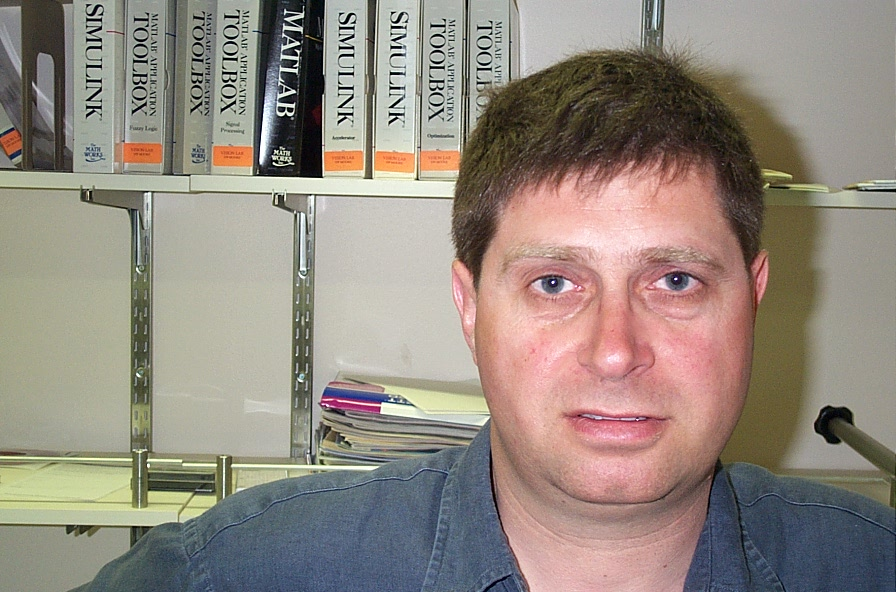
#> input picture python/data/faces/image_0001.png, 896 x 592 px
$ python train_bovw_svm.py --pos_dir data/faces --neg_dir data/faces
#> lines starting #> are read from the running program, lines starting #| are printed output that depends on the picture
### python/features_bovw.py
# python/features_bovw.py
import numpy as np
from sklearn.cluster import KMeans

class Codebook:
    def __init__(self, k=256, random_state=42):
        self.k = k
        self.km = KMeans(n_clusters=k, n_init=10, random_state=random_state)

    def fit(self, descs):
        """
        descs: list of ORB descriptor arrays (Ni x 32), possibly containing None.
        Builds a k-means codebook on the stacked descriptors.
        """
        X = np.vstack([d for d in descs if d is not None and len(d) > 0])
        self.km.fit(X)
        return self

    def encode(self, desc):
        """
        Convert ORB descriptor array (M x 32) into a normalized BoVW histogram (k,).
        If desc is None or empty, return a uniform histogram.
        """
        if desc is None or len(desc) == 0:
            h = np.ones(self.k, dtype=np.float32) / float(self.k)
            return h
        idx = self.km.predict(desc)
        h, _ = np.histogram(idx, bins=np.arange(self.k+1))
        h = h.astype(np.float32)
        h /= (h.sum() + 1e-6)
        return h

    def save(self, path:str):
        import joblib
        joblib.dump(self.km, path)

    # [5 lines left out: function load, not called in this run]

### python/train_bovw_svm.py
# python/train_bovw_svm.py
"""
Train a BoVW + LinearSVC face/non-face classifier.

Usage:
python train_bovw_svm.py --pos_dir data/faces --neg_dir data/non_faces --k 256 --out_dir models
"""
import argparse, glob, cv2, numpy as np
from sklearn.svm import LinearSVC
from sklearn.preprocessing import StandardScaler
from sklearn.model_selection import train_test_split, GridSearchCV
from sklearn.metrics import classification_report, confusion_matrix
from joblib import dump
from pathlib import Path
from features_bovw import Codebook

def load_images(folder, label):
#> called with folder = 'data/faces', label = 1
    folder = Path(folder)
    patterns = ["**/*.jpg", "**/*.jpeg", "**/*.png", "**/*.bmp"]
    paths = []
    for pat in patterns:
        paths += list(folder.glob(pat))
#> pass 2 of the loop in load_images, `for pat in patterns:`:
#> pass 2 of the loop in load_images, `for pat in patterns:`:
    return [(str(p), label) for p in paths]

def orb_desc(img_gray, max_kp=500):
    orb = cv2.ORB_create(nfeatures=max_kp)
    kps, des = orb.detectAndCompute(img_gray, None)
    return des

def main():
    ap = argparse.ArgumentParser()
    ap.add_argument("--pos_dir", required=True, help="folder containing positive (face) images/crops")
    ap.add_argument("--neg_dir", required=True, help="folder containing negative (non-face) images")
    ap.add_argument("--k", type=int, default=256, help="codebook size")
    ap.add_argument("--out_dir", default="models", help="output directory for artifacts")
    args = ap.parse_args()

    out_dir = Path(args.out_dir); out_dir.mkdir(parents=True, exist_ok=True)

    data = load_images(args.pos_dir, 1) + load_images(args.neg_dir, 0)
    if not data:
        print("No images found. Please populate pos/neg folders."); return

    X_desc = []; y = []
    for p, lb in data:
        img = cv2.imread(p, cv2.IMREAD_GRAYSCALE)
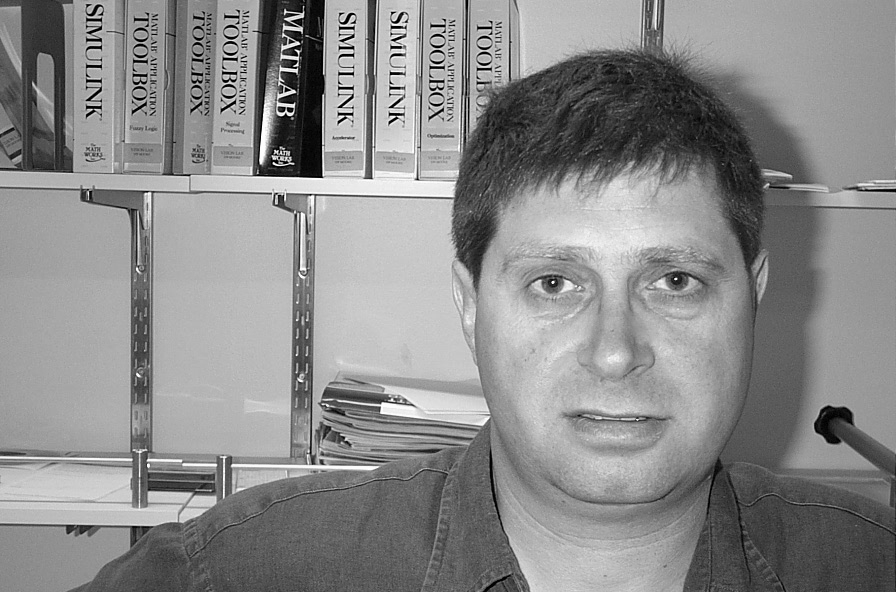
#> img: shape (592, 896); min 0, max 255, mean 138.6
        if img is None:
            continue
        img = cv2.resize(img, (128,128))
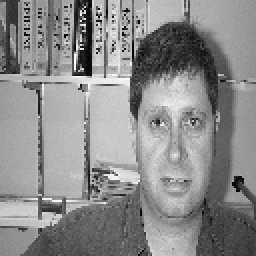
#> img: shape (128, 128) (shown 2 times larger); min 0, max 254, mean 138.7
        des = orb_desc(img)
#> in orb_desc, `kps, des = orb.detectAndCompute(img_gray, None)`: kps = 172 keypoints; strongest (x, y, size): (41, 34, 31), (37, 34, 31), (45, 37, 31), (38, 37, 31)
        X_desc.append(des); y.append(lb)
#> pass 2 of the loop in main, `for p, lb in data:`:
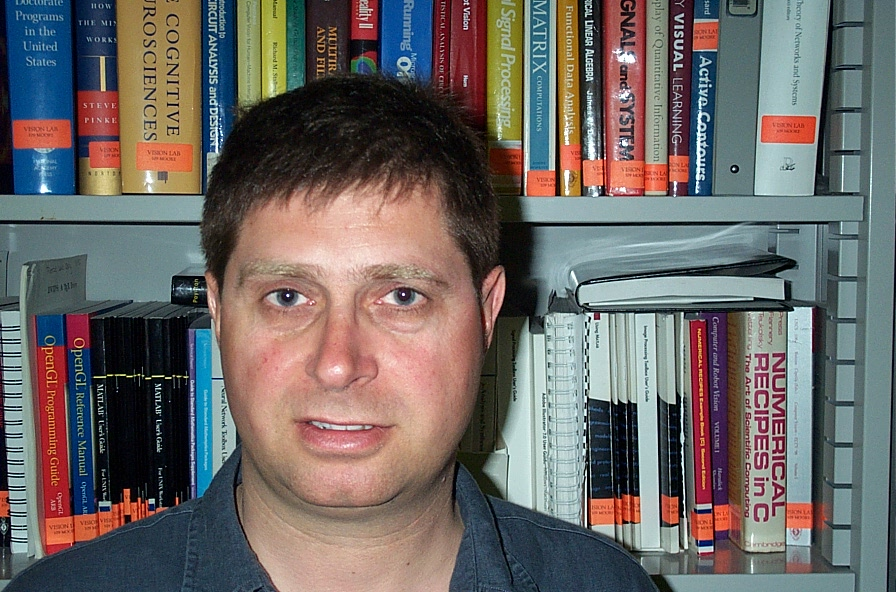
#> input picture python/data/faces/image_0002.png, 896 x 592 px
#> in main, `img = cv2.imread(p, cv2.IMREAD_GRAYSCALE)`:
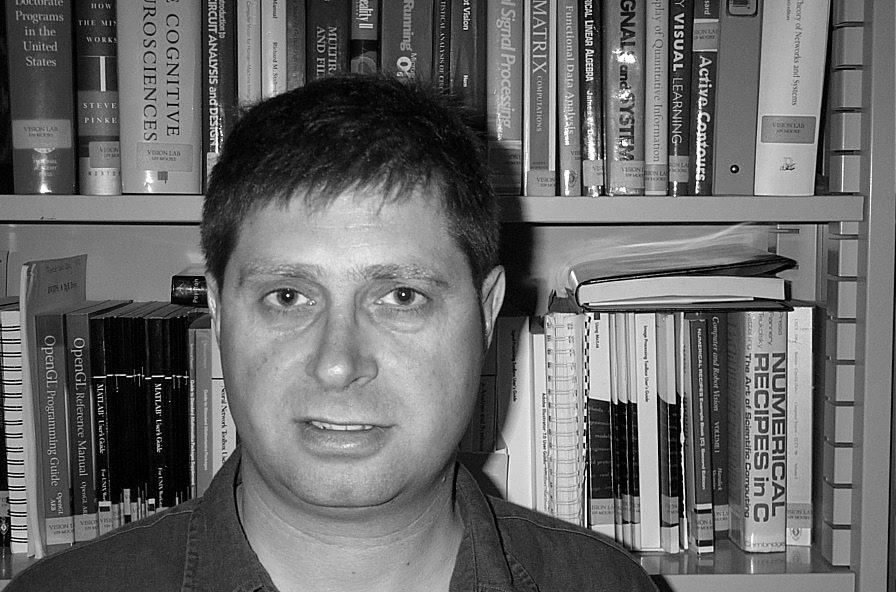
#> img: shape (592, 896); min 0, max 255, mean 104.2
#> in main, `img = cv2.resize(img, (128,128))`:
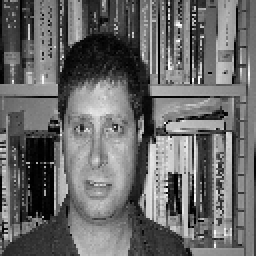
#> img: shape (128, 128) (shown 2 times larger); min 0, max 255, mean 105
#> kps = 243 keypoints; strongest (x, y, size): (77, 70, 31), (86, 87, 31), (88, 87, 31), (84, 94, 31)

    # Build codebook
    cb = Codebook(k=args.k).fit(X_desc)
#> in __init__, `self.k = k`: self.k = 256
#> in fit, `X = np.vstack([d for d in descs if d is not None and len(d) > 0])`:
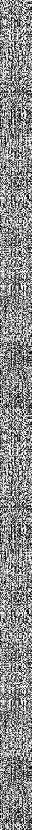
#> X: shape (830, 32); min 0, max 255, mean 138.2

    # Encode BoVW
    X = np.vstack([cb.encode(d) for d in X_desc])
#> in encode, `idx = self.km.predict(desc)`: idx = 172 values, max 255 at index 55, min 0 at index 113, mean 112
#> in encode, `h, _ = np.histogram(idx, bins=np.arange(self.k+1))`: h = 256 values, max 4 at index 61, min 0 at index 3, mean 0.672
#> in encode, `h /= (h.sum() + 1e-6)`: h = 256 values, max 0.0233 at index 61, min 0 at index 3, mean 0.00391
    y = np.array(y, dtype=np.int32)

    # Scale + SVM
#> (the run stopped early here; a loop or call above may not have finished)
